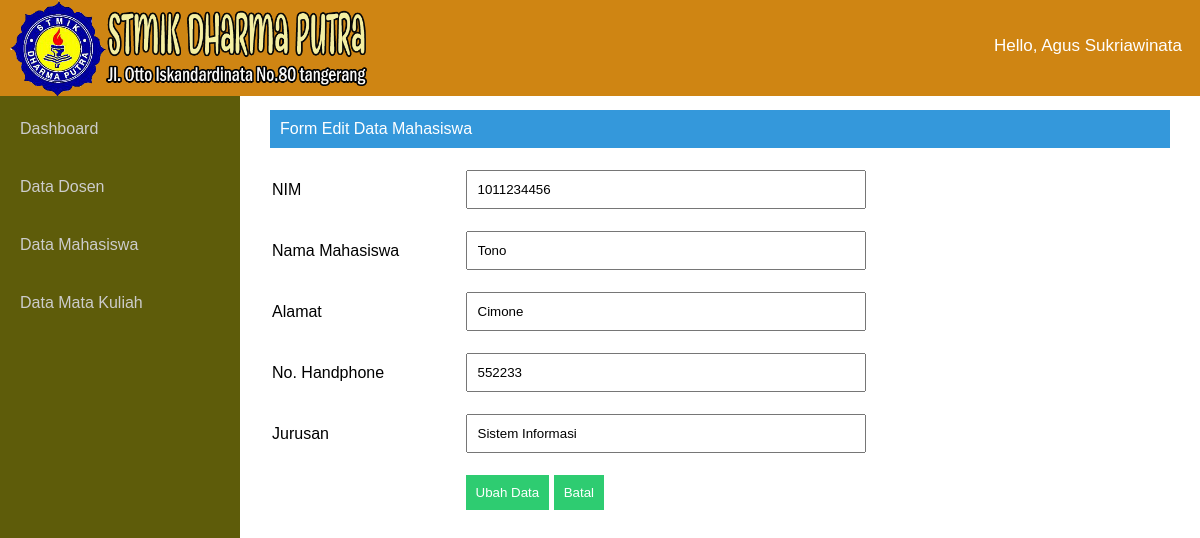
Page /mahasiswa/edit_mahasiswa.php?id=2 on the committed database.
### tables this page shows
CREATE TABLE `mahasiswa` (
  `id_mhs` int(5) NOT NULL AUTO_INCREMENT,
  `nim` varchar(10) NOT NULL,
  `nm_mhs` varchar(30) NOT NULL,
  `alamat` varchar(40) NOT NULL,
  `no_tlp` varchar(12) NOT NULL,
  `jurusan` varchar(20) NOT NULL,
  PRIMARY KEY (`id_mhs`)
);

### mahasiswa/edit_mahasiswa.php (the view, shortened to what this page needs)
 <html>
<head>
<link rel="stylesheet" type="text/css" href="../asset/style.css">
</head>
<body>
	<nav>
		<ul class="kiri">
			<img src="../asset/dp_logo.png" />
		</ul>
		<ul class="kanan">
			<li><a href="">Hello, Agus Sukriawinata</a></li>
		</ul>
	</nav>
		<div class="sidebar">
				<ul>
					<li><a href="../home.php">Dashboard</a></li>
					<li><a href="../dosen/tampil_dosen.php">Data Dosen</a></li>
					<li><a href="../mahasiswa/tampil_mahasiswa.php">Data Mahasiswa</a></li>
					<li><a href="../matkul/tampil_matkul.php">Data Mata Kuliah</a></li>
				</ul>
		</div>
			<div class="main">
				<div class="isimain">
						<span class="span">Form Edit Data Mahasiswa</span>
						<form method="POST" action="../mahasiswa/edit_mahasiswa_aksi.php">
			<?php
				$data = "Select * from mahasiswa where id_mhs = '$_GET[id]'";
				$qrydata =mysql_query ($data);
				$datatampil = mysql_fetch_array ($qrydata);
			?>
							<table width="800">
								<tr>
									<td>NIM </td>
									<td>
										<input type="text" name="nim" id="nim" value="<?php echo $datatampil['nim'];?>" />
									</td>
								</tr>
								<tr>
									<td>Nama Mahasiswa </td>
									<td><input type="text" name="nm_mhs" id="nm_mhs" value="<?php echo $datatampil['nm_mhs'];?>" /></td>
								</tr>
								<tr>
									<td>Alamat </td>
									<td><input type="text" name="alamat" id="alamat" value="<?php echo $datatampil['alamat'];?>" /></td>
								</tr>
								<tr>
									<td>No. Handphone </td>
									<td><input type="text" name="no_tlp" id="no_tlp" value="<?php echo $datatampil['no_tlp'];?>" /></td>
								</tr>
								<tr>
									<td>Jurusan </td>
									<td><input type="text" name="jurusan" id="jurusan" value="<?php echo $datatampil['jurusan'];?>" /></td>
								</tr>
								<tr>
									<td></td>
									<td>
										<input type="submit" value="Ubah Data">
										<input type="reset" onclick="window.location='../mahasiswa/tampil_mahasiswa.php';" value="Batal">
									</td>
								</tr>
							</table>
						</form>
				</div>
		</div>
</body>
</html>

### asset/style.css (style rules this page uses)
* { margin:0;padding:0;font-family:arial }
nav { width: 100%; background: #cf8513; position: fixed; z-index: 999; }
nav img { margin-left:10px; width:90%; }
.kiri { float:left; width: 400px; }
.kanan { float:right; margin-top:18px; }
nav .kanan li { list-style:none;display:inline }
nav ul li a { font-size:17px; }
nav .kanan li a { display:inline-block;padding:18px;color:#fff; }
a { text-decoration:none }
.sidebar { width:20%;background:#5e5c0a;position:fixed;height:100%;padding-top:100px;overflow:hidden;float:left }
.sidebar ul li { list-style:none; }
.sidebar ul li a { padding:20px;width:100%;color:#ccc;display:block;transition:0.4s }
.main { float:right;width:80%; }
.span { background:#3498db;color:#fff;padding:10px;display:inherit;margin-bottom:10px; }
.isimain { padding:110px 30px 30px 30px; }
input[type=text],select,textarea { width:400px;margin:10px 0 10px 0;padding:10px;resize:none }
input[type=submit] { margin:10px 0 10px 0;outline:0;background:#2ecc71;color:#fff;border:0;padding:10px;cursor:pointer }
input[type=reset] { margin:10px 0 10px 0;outline:0;background:#2ecc71;color:#fff;border:0;padding:10px;cursor:pointer }

### rows in the picture
mahasiswa: nim "1011234456", nm_mhs "Tono", alamat "Cimone", no_tlp "552233", jurusan "Sistem Informasi"
